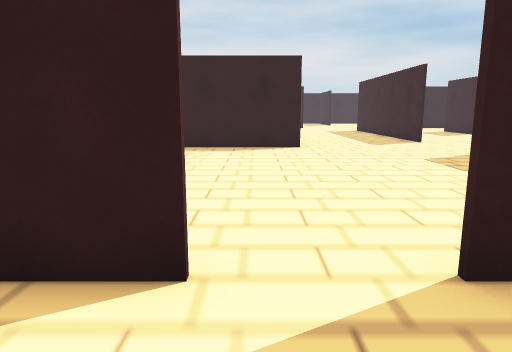
view 1 (above)

20 first-person views from a walk through a Unity game level. The camera is 1.2 m above the floor, tilts 10° down and sees 70° across. Doors are open. The floor is counted in squares, 1 m on a side. Each view is taken from the middle of a square. On the plan, view 1 faces up. The plan holds only what a view shows up to about 15 squares ahead; the rest is blank. The player character is not drawn. Some animated figures are not drawn. Some surface patterns are stand-ins.

view 2
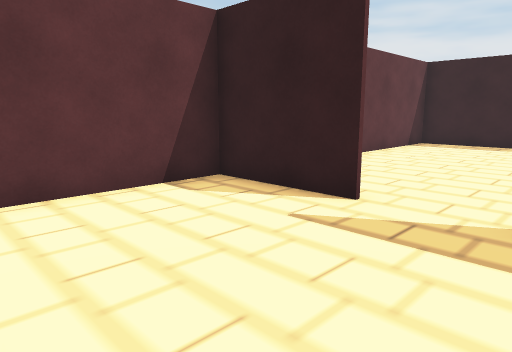

view 3
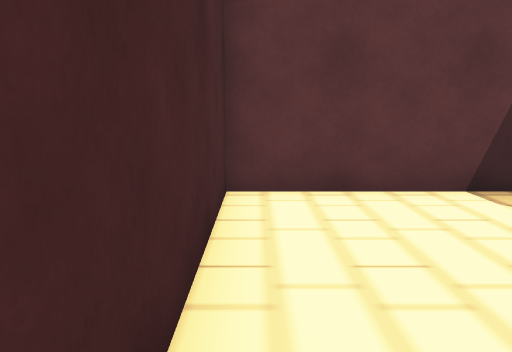

view 4
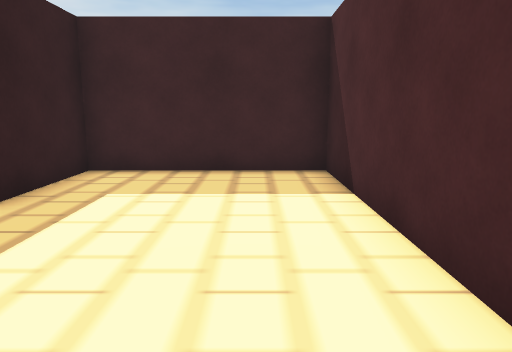

view 5
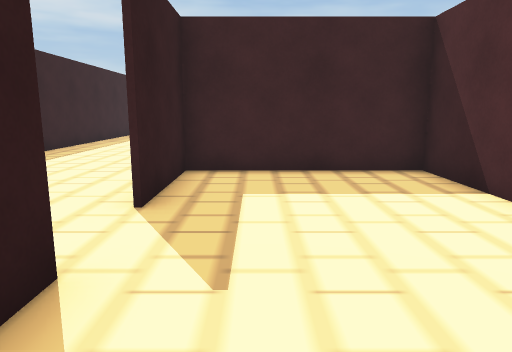

view 6
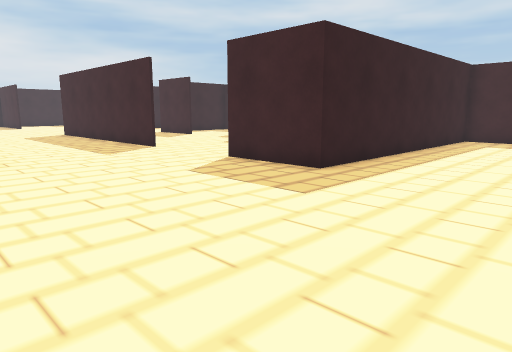

view 7
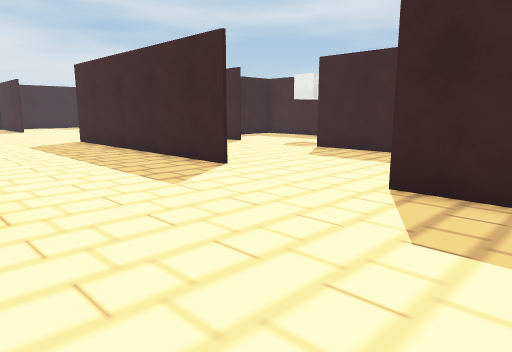

view 8
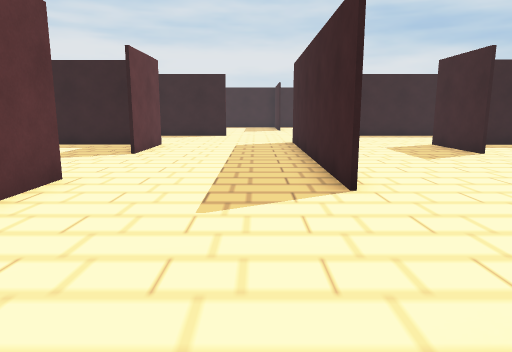

view 9
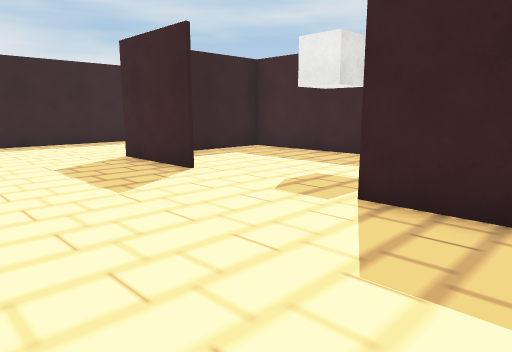

view 10
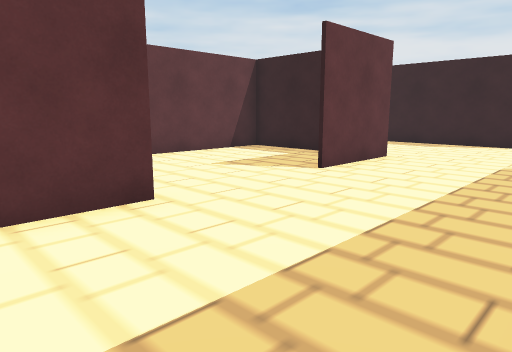

view 11
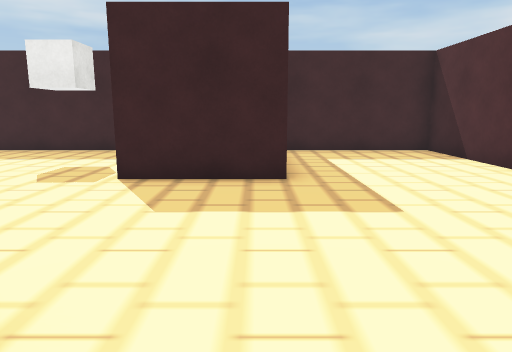

view 12
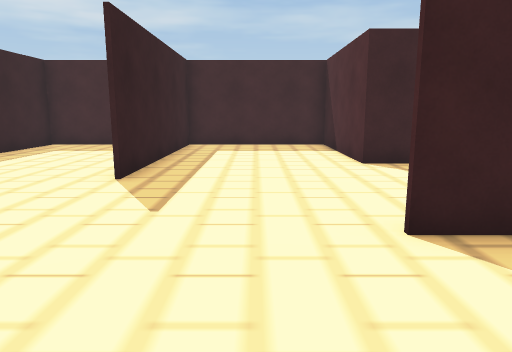

view 13
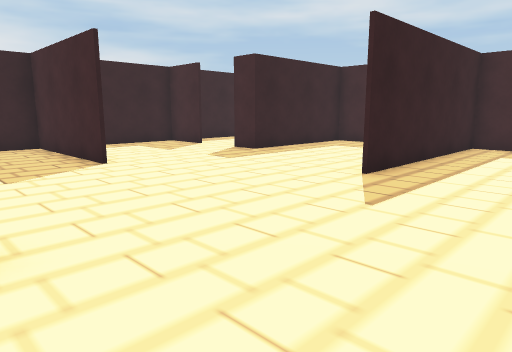

view 14
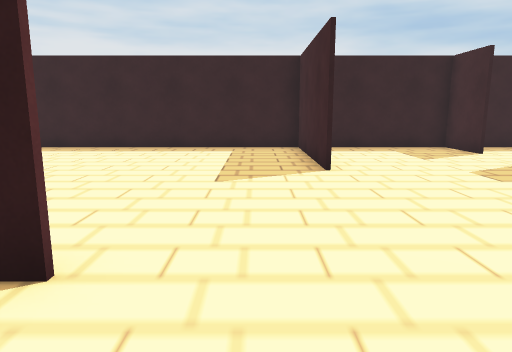

view 15
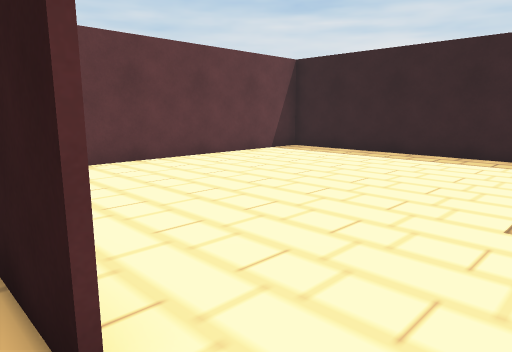

view 16
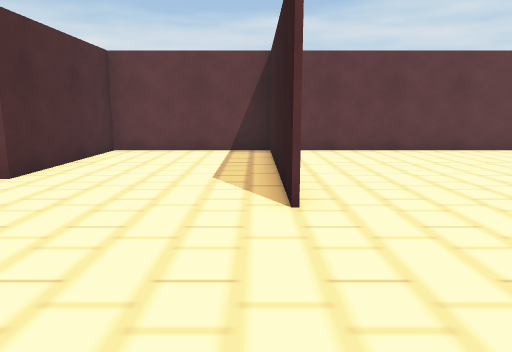

view 17
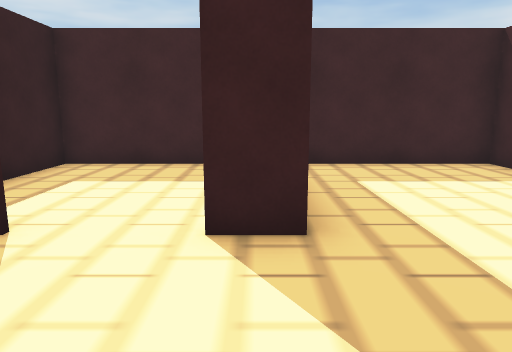

view 18
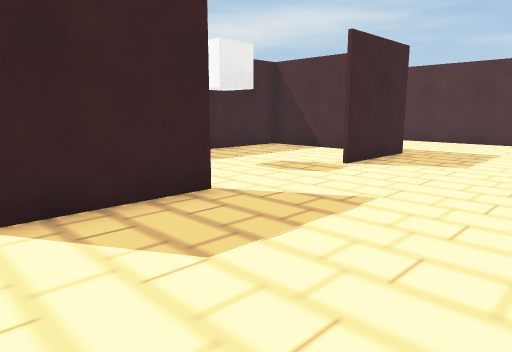

view 19
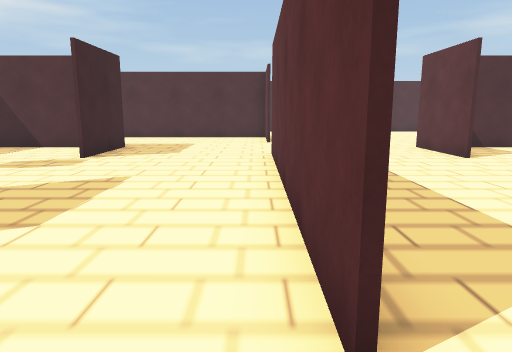

view 20
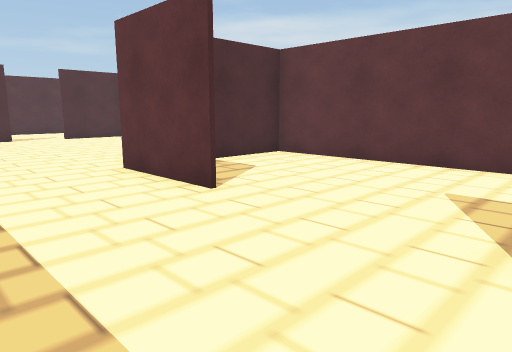

### Floor plan
Points are (right, up) in squares from view 1. A wall is a line through its corners. A room is listed if a view was taken in it or the views show most of it. See-through windows are left out.
Room 1 (views 1, 2, 3, 4, 5)
walls: (-0.4, 2.4) (-3.4, 2.4) (-3.4, -2.5) (4.4, -2.5) (4.4, 2.4) (1.5, 2.4)
ways out: opening at (0.5, 2) to room 2
Room 2 (views 6, 7, 8, 9, 10, 11, 12, 13, 14, 15, 16, 17, 18, 19, 20)
walls: (6.5, 14.4) (6.5, 23.5); (1.5, 15.6) (1.5, 12.5) (-3.5, 12.5); (6.5, 23.6) (6.5, 14.5); (0.5, 22.4) (-3.5, 22.4); (11.5, 19.4) (11.5, 22.6) (16.5, 22.6); (11.5, 12.4) (11.5, 15.5); (3.6, 27.4) (-3.1, 27.4); (-3.5, 22.6) (1.5, 22.6) (1.5, 19.5); (-3.5, 12.6) (-0.2, 12.6); (9.6, 7.6) (16.5, 7.6); (16.5, 22.1) (16.5, 32.5) (11.5, 32.5) (11.5, 33.5); (15.8, 27.5) (16.5, 27.5); (6.5, 32.4) (6.5, 37.5); (16.5, 27.4) (9.5, 27.4); (16.5, 7.5) (6.5, 7.5) (6.5, 10.5); (1.4, 2.6) (1.9, 2.6); (16.5, 5.9) (16.5, 12.1); (11.5, 35.4) (11.5, 37.5); (11, 37.4) (-3.4, 37.4) (-3.4, 7.9)
ways out: opening at (0.5, 2) to room 1; open door at (11.5, 17.5) to room 3; opening at (11.5, 34.5) to room 4
Room 3 (no view inside)
walls: (16.5, 17.4) (16.5, 22.1); (13, 12.6) (16.5, 12.6); (16.5, 12.1) (16.5, 15.8); (16.5, 22.4) (13.4, 22.4)
ways out: open door at (11.5, 17.5) to room 2
Room 4 (no view inside)
walls: (16.5, 34.1) (16.5, 37.4) (11, 37.4)
ways out: opening at (11.5, 34.5) to room 2

Where each view was taken, in squares from view 1:
view 1: 0 up, 0 right, facing up
view 2: 2 down, 2 right, facing up-left
view 3: 2 down, 2 right, facing left
view 4: 1 down, 3 left, facing right
view 5: 1 up, 3 left, facing right
view 6: 3 up, 0 right, facing up-right
view 7: 8 up, 1 right, facing up-right
view 8: 9 up, 5 right, facing up
view 9: 13 up, 7 right, facing up-right
view 10: 13 up, 6 right, facing up-left
view 11: 13 up, 5 right, facing right
view 12: 25 up, 3 right, facing right
view 13: 24 up, 3 right, facing up-right
view 14: 25 up, 5 right, facing up
view 15: 27 up, 5 right, facing up-left
view 16: 27 up, 8 right, facing left
view 17: 33 up, 8 right, facing right
view 18: 23 up, 7 right, facing down-right
view 19: 25 up, 7 right, facing down
view 20: 20 up, 5 right, facing down-left
